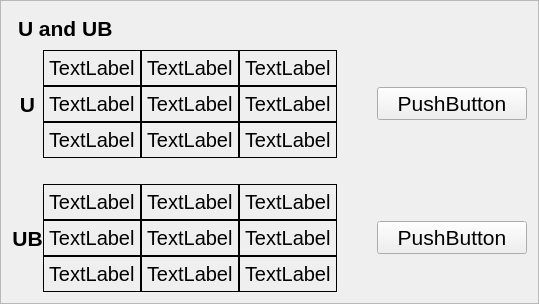
        <widget class="QFrame" name="frame_3">
         <property name="font">
          <font>
           <pointsize>16</pointsize>
          </font>
         </property>
         <property name="frameShape">
          <enum>QFrame::StyledPanel</enum>
         </property>
         <property name="frameShadow">
          <enum>QFrame::Raised</enum>
         </property>
         <layout class="QVBoxLayout" name="verticalLayout_5">
          <item>
           <widget class="QLabel" name="label_18">
            <property name="font">
             <font>
              <pointsize>16</pointsize>
              <weight>75</weight>
              <bold>true</bold>
             </font>
            </property>
            <property name="styleSheet">
             <string notr="true"> QLabel {
    qproperty-alignment: AlignCenter;
    padding: 5px 0px;
    color: rgb(0, 0, 0);
    max-height: 22px;
    font-size: 16pt;
	font-weight: bold; 
}</string>
            </property>
            <property name="text">
             <string>U and UB </string>
            </property>
           </widget>
          </item>
          <item>
           <layout class="QGridLayout" name="gridLayout_5">
            <property name="spacing">
             <number>0</number>
            </property>
            <item row="1" column="3">
             <widget class="QLabel" name="label_u12">
              <property name="styleSheet">
               <string notr="true"> QLabel {
    qproperty-alignment: AlignCenter;
    border: 1px solid rgb(0, 0, 0);
    padding: 5px 0px;
    color: rgb(0, 0, 0);
    max-height: 25px;
    font-size: 20px;
}</string>
              </property>
              <property name="text">
               <string>TextLabel</string>
              </property>
             </widget>
            </item>
            <item row="1" column="4">
             <spacer name="horizontalSpacer">
              <property name="orientation">
               <enum>Qt::Horizontal</enum>
              </property>
              <property name="sizeType">
               <enum>QSizePolicy::Preferred</enum>
              </property>
              <property name="sizeHint" stdset="0">
               <size>
                <width>40</width>
                <height>20</height>
               </size>
              </property>
             </spacer>
            </item>
            <item row="0" column="2">
             <widget class="QLabel" name="label_u01">
              <property name="styleSheet">
               <string notr="true"> QLabel {
    qproperty-alignment: AlignCenter;
    border: 1px solid rgb(0, 0, 0);
    padding: 5px 0px;
    color: rgb(0, 0, 0);
    max-height: 25px;
    font-size: 20px;
}</string>
              </property>
              <property name="text">
               <string>TextLabel</string>
              </property>
             </widget>
            </item>
            <item row="1" column="0">
             <widget class="QLabel" name="label_19">
              <property name="font">
               <font>
                <pointsize>16</pointsize>
                <weight>75</weight>
                <bold>true</bold>
               </font>
              </property>
              <property name="text">
               <string>U</string>
              </property>
              <property name="alignment">
               <set>Qt::AlignCenter</set>
              </property>
             </widget>
            </item>
            <item row="1" column="1">
             <widget class="QLabel" name="label_u10">
              <property name="styleSheet">
               <string notr="true"> QLabel {
    qproperty-alignment: AlignCenter;
    border: 1px solid rgb(0, 0, 0);
    padding: 5px 0px;
    color: rgb(0, 0, 0);
    max-height: 25px;
    font-size: 20px;
}</string>
              </property>
              <property name="text">
               <string>TextLabel</string>
              </property>
             </widget>
            </item>
            <item row="0" column="1">
             <widget class="QLabel" name="label_u00">
              <property name="styleSheet">
               <string notr="true"> QLabel {
    qproperty-alignment: AlignCenter;
    border: 1px solid rgb(0, 0, 0);
    padding: 5px 0px;
    color: rgb(0, 0, 0);
    max-height: 25px;
    font-size: 20px;
}</string>
              </property>
              <property name="text">
               <string>TextLabel</string>
              </property>
             </widget>
            </item>
            <item row="0" column="3">
             <widget class="QLabel" name="label_u02">
              <property name="styleSheet">
               <string notr="true"> QLabel {
    qproperty-alignment: AlignCenter;
    border: 1px solid rgb(0, 0, 0);
    padding: 5px 0px;
    color: rgb(0, 0, 0);
    max-height: 25px;
    font-size: 20px;
}</string>
              </property>
              <property name="text">
               <string>TextLabel</string>
              </property>
             </widget>
            </item>
            <item row="2" column="2">
             <widget class="QLabel" name="label_u21">
              <property name="styleSheet">
               <string notr="true"> QLabel {
    qproperty-alignment: AlignCenter;
    border: 1px solid rgb(0, 0, 0);
    padding: 5px 0px;
    color: rgb(0, 0, 0);
    max-height: 25px;
    font-size: 20px;
}</string>
              </property>
              <property name="text">
               <string>TextLabel</string>
              </property>
             </widget>
            </item>
            <item row="1" column="2">
             <widget class="QLabel" name="label_u11">
              <property name="styleSheet">
               <string notr="true"> QLabel {
    qproperty-alignment: AlignCenter;
    border: 1px solid rgb(0, 0, 0);
    padding: 5px 0px;
    color: rgb(0, 0, 0);
    max-height: 25px;
    font-size: 20px;
}</string>
              </property>
              <property name="text">
               <string>TextLabel</string>
              </property>
             </widget>
            </item>
            <item row="2" column="1">
             <widget class="QLabel" name="label_u20">
              <property name="styleSheet">
               <string notr="true"> QLabel {
    qproperty-alignment: AlignCenter;
    border: 1px solid rgb(0, 0, 0);
    padding: 5px 0px;
    color: rgb(0, 0, 0);
    max-height: 25px;
    font-size: 20px;
}</string>
              </property>
              <property name="text">
               <string>TextLabel</string>
              </property>
             </widget>
            </item>
            <item row="2" column="3">
             <widget class="QLabel" name="label_u22">
              <property name="styleSheet">
               <string notr="true"> QLabel {
    qproperty-alignment: AlignCenter;
    border: 1px solid rgb(0, 0, 0);
    padding: 5px 0px;
    color: rgb(0, 0, 0);
    max-height: 25px;
    font-size: 20px;
}</string>
              </property>
              <property name="text">
               <string>TextLabel</string>
              </property>
             </widget>
            </item>
            <item row="1" column="5">
             <widget class="QPushButton" name="pushButton_2">
              <property name="minimumSize">
               <size>
                <width>150</width>
                <height>0</height>
               </size>
              </property>
              <property name="maximumSize">
               <size>
                <width>150</width>
                <height>16777215</height>
               </size>
              </property>
              <property name="text">
               <string>PushButton</string>
              </property>
             </widget>
            </item>
           </layout>
          </item>
          <item>
           <spacer name="verticalSpacer_5">
            <property name="orientation">
             <enum>Qt::Vertical</enum>
            </property>
            <property name="sizeType">
             <enum>QSizePolicy::Fixed</enum>
            </property>
            <property name="sizeHint" stdset="0">
             <size>
              <width>20</width>
              <height>20</height>
             </size>
            </property>
           </spacer>
          </item>
          <item>
           <layout class="QGridLayout" name="gridLayout_6">
            <property name="sizeConstraint">
             <enum>QLayout::SetMinimumSize</enum>
            </property>
            <property name="rightMargin">
             <number>0</number>
            </property>
            <property name="bottomMargin">
             <number>0</number>
            </property>
            <property name="spacing">
             <number>0</number>
            </property>
            <item row="2" column="2">
             <widget class="QLabel" name="label_ub21">
              <property name="styleSheet">
               <string notr="true"> QLabel {
    qproperty-alignment: AlignCenter;
    border: 1px solid rgb(0, 0, 0);
    padding: 5px 0px;
    color: rgb(0, 0, 0);
    max-height: 25px;
    font-size: 20px;
}</string>
              </property>
              <property name="text">
               <string>TextLabel</string>
              </property>
             </widget>
            </item>
            <item row="1" column="3">
             <widget class="QLabel" name="label_ub12">
              <property name="styleSheet">
               <string notr="true"> QLabel {
    qproperty-alignment: AlignCenter;
    border: 1px solid rgb(0, 0, 0);
    padding: 5px 0px;
    color: rgb(0, 0, 0);
    max-height: 25px;
    font-size: 20px;
}</string>
              </property>
              <property name="text">
               <string>TextLabel</string>
              </property>
             </widget>
            </item>
            <item row="0" column="2">
             <widget class="QLabel" name="label_ub01">
              <property name="styleSheet">
               <string notr="true"> QLabel {
    qproperty-alignment: AlignCenter;
    border: 1px solid rgb(0, 0, 0);
    padding: 5px 0px;
    color: rgb(0, 0, 0);
    max-height: 25px;
    font-size: 20px;
}</string>
              </property>
              <property name="text">
               <string>TextLabel</string>
              </property>
             </widget>
            </item>
            <item row="0" column="1">
             <widget class="QLabel" name="label_ub00">
              <property name="styleSheet">
               <string notr="true"> QLabel {
    qproperty-alignment: AlignCenter;
    border: 1px solid rgb(0, 0, 0);
    padding: 5px 0px;
    color: rgb(0, 0, 0);
    max-height: 25px;
    font-size: 20px;
}</string>
              </property>
              <property name="text">
               <string>TextLabel</string>
              </property>
             </widget>
            </item>
            <item row="2" column="1">
             <widget class="QLabel" name="label_ub20">
              <property name="styleSheet">
               <string notr="true"> QLabel {
    qproperty-alignment: AlignCenter;
    border: 1px solid rgb(0, 0, 0);
    padding: 5px 0px;
    color: rgb(0, 0, 0);
    max-height: 25px;
    font-size: 20px;
}</string>
              </property>
              <property name="text">
               <string>TextLabel</string>
              </property>
             </widget>
            </item>
            <item row="2" column="3">
             <widget class="QLabel" name="label_ub22">
              <property name="styleSheet">
               <string notr="true"> QLabel {
    qproperty-alignment: AlignCenter;
    border: 1px solid rgb(0, 0, 0);
    padding: 5px 0px;
    color: rgb(0, 0, 0);
    max-height: 25px;
    font-size: 20px;
}</string>
              </property>
              <property name="text">
               <string>TextLabel</string>
              </property>
             </widget>
            </item>
            <item row="1" column="4">
             <spacer name="horizontalSpacer_2">
              <property name="orientation">
               <enum>Qt::Horizontal</enum>
              </property>
              <property name="sizeType">
               <enum>QSizePolicy::Preferred</enum>
              </property>
              <property name="sizeHint" stdset="0">
               <size>
                <width>40</width>
                <height>20</height>
               </size>
              </property>
             </spacer>
            </item>
            <item row="0" column="3">
             <widget class="QLabel" name="label_ub02">
              <property name="styleSheet">
               <string notr="true"> QLabel {
    qproperty-alignment: AlignCenter;
    border: 1px solid rgb(0, 0, 0);
    padding: 5px 0px;
    color: rgb(0, 0, 0);
    max-height: 25px;
    font-size: 20px;
}</string>
              </property>
              <property name="text">
               <string>TextLabel</string>
              </property>
             </widget>
            </item>
            <item row="1" column="1">
             <widget class="QLabel" name="label_ub10">
              <property name="styleSheet">
               <string notr="true"> QLabel {
    qproperty-alignment: AlignCenter;
    border: 1px solid rgb(0, 0, 0);
    padding: 5px 0px;
    color: rgb(0, 0, 0);
    max-height: 25px;
    font-size: 20px;
}</string>
              </property>
              <property name="text">
               <string>TextLabel</string>
              </property>
             </widget>
            </item>
            <item row="1" column="0">
             <widget class="QLabel" name="label_59">
              <property name="font">
               <font>
                <pointsize>16</pointsize>
                <weight>75</weight>
                <bold>true</bold>
               </font>
              </property>
              <property name="text">
               <string>UB</string>
              </property>
              <property name="alignment">
               <set>Qt::AlignCenter</set>
              </property>
             </widget>
            </item>
            <item row="1" column="2">
             <widget class="QLabel" name="label_ub11">
              <property name="styleSheet">
               <string notr="true"> QLabel {
    qproperty-alignment: AlignCenter;
    border: 1px solid rgb(0, 0, 0);
    padding: 5px 0px;
    color: rgb(0, 0, 0);
    max-height: 25px;
    font-size: 20px;
}</string>
              </property>
              <property name="text">
               <string>TextLabel</string>
              </property>
             </widget>
            </item>
            <item row="1" column="5">
             <widget class="QPushButton" name="pushButton">
              <property name="minimumSize">
               <size>
                <width>150</width>
                <height>0</height>
               </size>
              </property>
              <property name="maximumSize">
               <size>
                <width>150</width>
                <height>16777215</height>
               </size>
              </property>
              <property name="text">
               <string>PushButton</string>
              </property>
             </widget>
            </item>
           </layout>
          </item>
         </layout>
        </widget>
